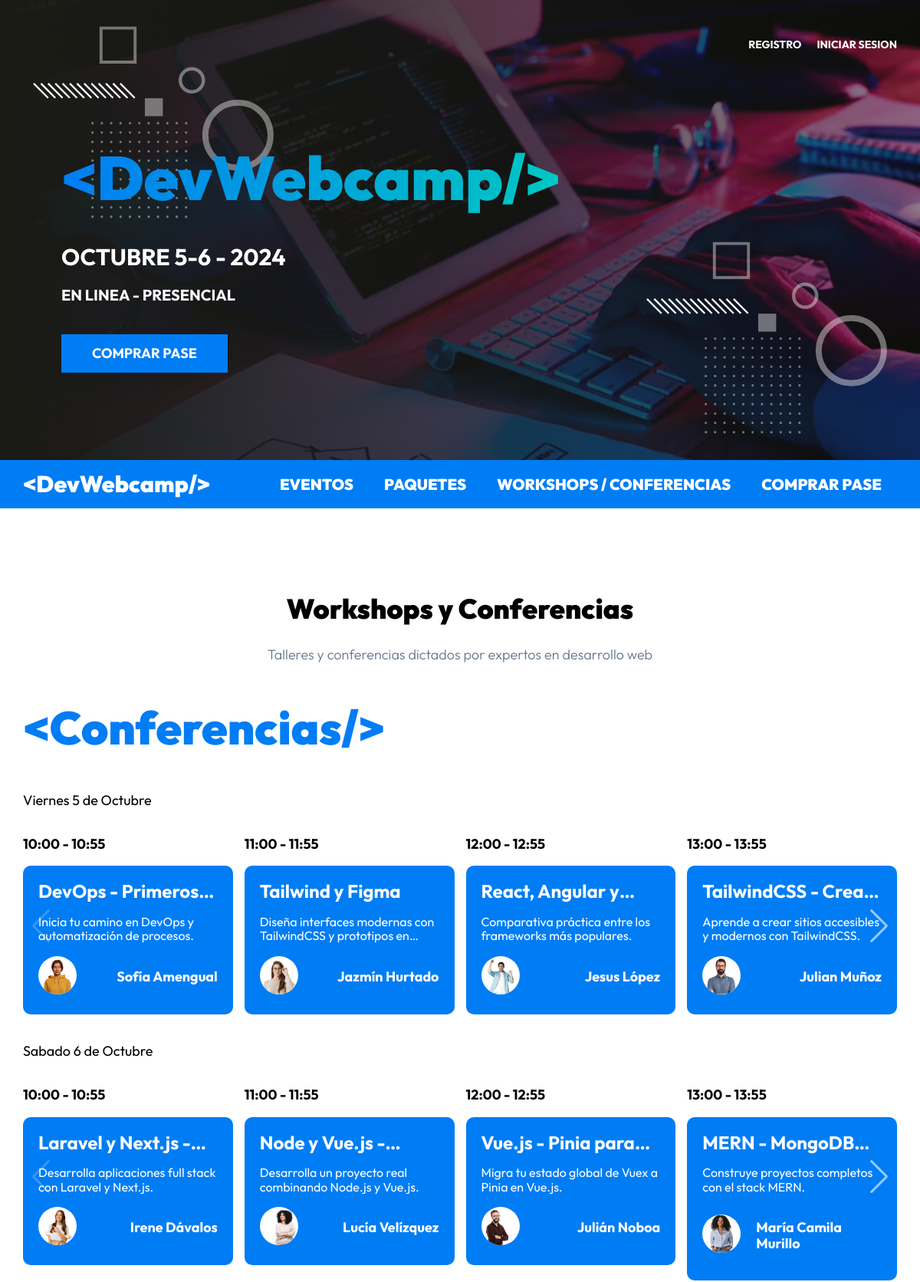
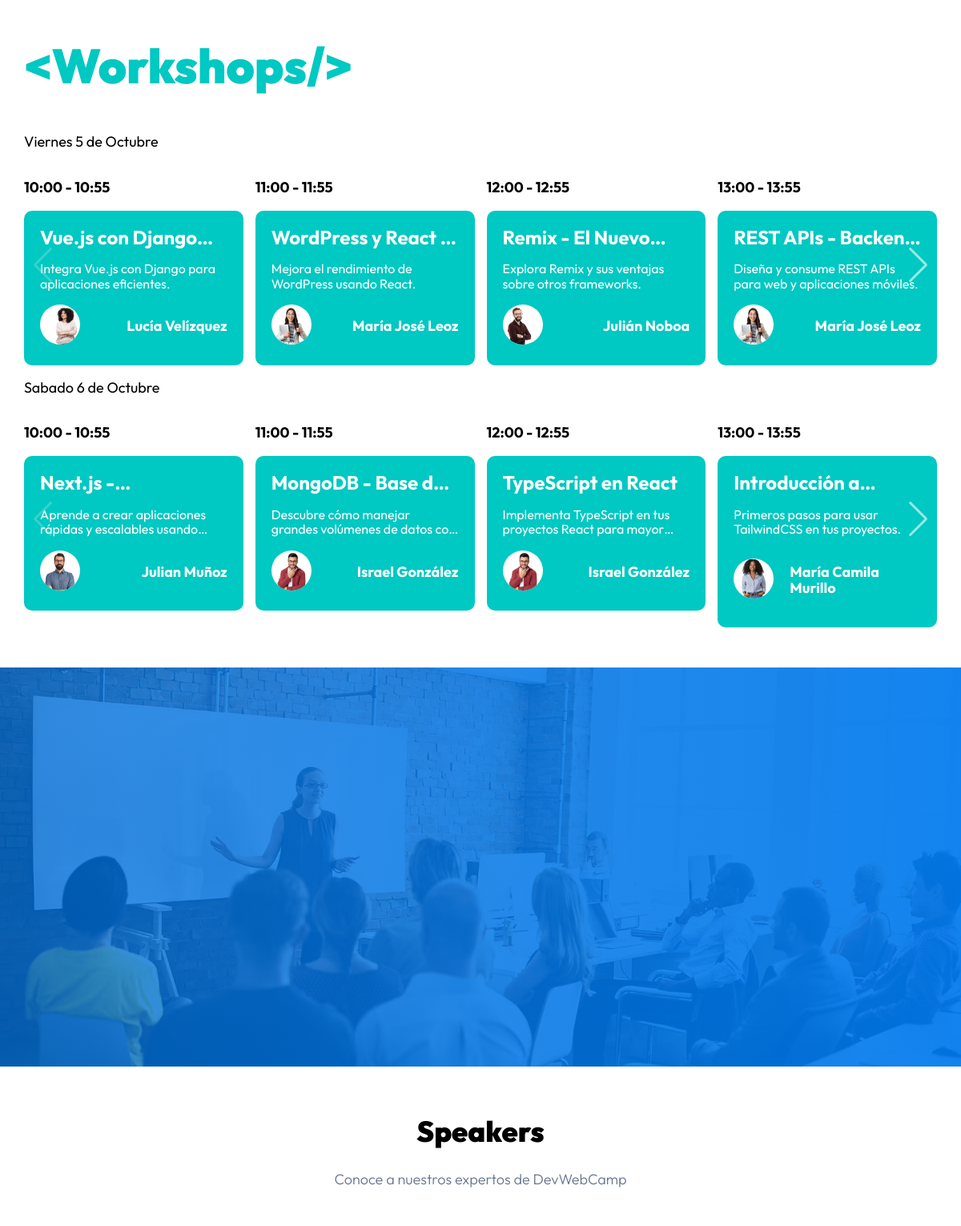
The page / (upper part) on the database its author committed (2 pictures, top to bottom).
### tables this page shows
CREATE TABLE `eventos` (
  `id` int NOT NULL AUTO_INCREMENT,
  `nombre` varchar(120) DEFAULT NULL,
  `descripcion` text,
  `disponibles` int DEFAULT NULL,
  `categoria_id` int NOT NULL,
  `dia_id` int NOT NULL,
  `hora_id` int NOT NULL,
  `ponente_id` int NOT NULL,
  PRIMARY KEY (`id`),
  KEY `fk_eventos_categorias_idx` (`categoria_id`),
  KEY `fk_eventos_dias1_idx` (`dia_id`),
  KEY `fk_eventos_horas1_idx` (`hora_id`),
  KEY `fk_eventos_ponentes1_idx` (`ponente_id`),
  CONSTRAINT `fk_eventos_categorias` FOREIGN KEY (`categoria_id`) REFERENCES `categorias` (`id`),
  CONSTRAINT `fk_eventos_dias1` FOREIGN KEY (`dia_id`) REFERENCES `dias` (`id`),
  CONSTRAINT `fk_eventos_horas1` FOREIGN KEY (`hora_id`) REFERENCES `horas` (`id`),
  CONSTRAINT `fk_eventos_ponentes1` FOREIGN KEY (`ponente_id`) REFERENCES `ponentes` (`id`)
);

CREATE TABLE `horas` (
  `id` int NOT NULL AUTO_INCREMENT,
  `hora` varchar(13) DEFAULT NULL,
  PRIMARY KEY (`id`)
);

CREATE TABLE `ponentes` (
  `id` int NOT NULL AUTO_INCREMENT,
  `nombre` varchar(40) DEFAULT NULL,
  `apellido` varchar(40) DEFAULT NULL,
  `ciudad` varchar(20) DEFAULT NULL,
  `pais` varchar(20) DEFAULT NULL,
  `imagen` varchar(32) DEFAULT NULL,
  `tags` varchar(120) DEFAULT NULL,
  `redes` text,
  PRIMARY KEY (`id`)
);

### controllers/PaginasController.php (called while the page is built, shortened)
<?php
class PaginasController
{
    public static function index(Router $router)
    {
        $eventos = Evento::ordenar('hora_id', 'ASC');
        $eventos_formateados = [];
        foreach($eventos as $evento):
            $evento->dia = Dia::find($evento->dia_id);
            $evento->categoria = Categoria::find($evento->categoria_id);
            $evento->ponente = Ponente::find($evento->ponente_id);
            $evento->hora = Hora::find($evento->hora_id);
            if($evento->dia_id === "1"  && $evento->categoria_id === "1") $eventos_formateados['conferencias_v'][] = $evento;
            if($evento->dia_id === "2"  && $evento->categoria_id === "1") $eventos_formateados['conferencias_s'][] = $evento;
            if($evento->dia_id === "1"  && $evento->categoria_id === "2") $eventos_formateados['workshops_v'][] = $evento;
            if($evento->dia_id === "2"  && $evento->categoria_id === "2") $eventos_formateados['workshops_s'][] = $evento;
        endforeach;
        $ponentes_total = Ponente::total();
        $conferencias_total = Evento::total('categoria_id', 1);
        $workshops_total = Evento::total('categoria_id', 2);
        $ponentes = Ponente::all();
        $router->render('paginas/index', [
            'titulo' => 'Inicio',
            'eventos' => $eventos_formateados,
            'ponentes_total' => $ponentes_total,
            'conferencias_total' => $conferencias_total,
            'workshops_total' => $workshops_total,
            'ponentes' => $ponentes
        ]);
    }
}

### public/index.php (called while the page is built, shortened)
<?php
$router = new Router();
$router->get('/login', [AuthController::class, 'login']);
$router->post('/login', [AuthController::class, 'login']);
$router->post('/logout', [AuthController::class, 'logout']);
$router->get('/registro', [AuthController::class, 'registro']);
$router->post('/registro', [AuthController::class, 'registro']);
$router->get('/olvide', [AuthController::class, 'olvide']);
$router->post('/olvide', [AuthController::class, 'olvide']);
$router->get('/reestablecer', [AuthController::class, 'reestablecer']);
$router->post('/reestablecer', [AuthController::class, 'reestablecer']);
$router->get('/mensaje', [AuthController::class, 'mensaje']);
$router->get('/confirmar-cuenta', [AuthController::class, 'confirmar']);
$router->get('/admin/dashboard', [DashboardController::class, 'index']);
$router->get('/admin/ponentes', [PonentesController::class, 'index']);
$router->get('/admin/ponentes/crear', [PonentesController::class, 'crear']);
$router->post('/admin/ponentes/crear', [PonentesController::class, 'crear']);
$router->get('/admin/ponentes/editar', [PonentesController::class, 'editar']);
$router->post('/admin/ponentes/editar', [PonentesController::class, 'editar']);
$router->post('/admin/ponentes/eliminar', [PonentesController::class, 'eliminar']);
$router->get('/admin/eventos', [EventosController::class, 'index']);
$router->get('/admin/eventos/crear', [EventosController::class, 'crear']);
$router->post('/admin/eventos/crear', [EventosController::class, 'crear']);
$router->get('/admin/eventos/editar', [EventosController::class, 'editar']);
$router->post('/admin/eventos/editar', [EventosController::class, 'editar']);
$router->post('/admin/eventos/eliminar', [EventosController::class, 'eliminar']);
$router->get('/api/eventos-horarios', [APIEventos::class, 'index']);
$router->get('/api/ponentes', [APIPonentes::class, 'index']);
$router->get('/api/ponente', [APIPonentes::class, 'ponente']);
$router->get('/api/regalos', [APIRegalos::class, 'index']);
$router->get('/admin/registrados', [RegistradosController::class, 'index']);
$router->get('/admin/regalos', [RegalosController::class, 'index']);
$router->get('/', [PaginasController::class, 'index']);
$router->get('/devwebcamp', [PaginasController::class, 'evento']);
$router->get('/paquetes', [PaginasController::class, 'paquetes']);
$router->get('/workshops-conferencias', [PaginasController::class, 'conferencias']);
$router->get('/404', [PaginasController::class, 'error']);
$router->get('/finalizar-registro', [RegistroController::class, 'crear']);
$router->post('/finalizar-registro/gratis', [RegistroController::class, 'gratis']);
$router->post('/finalizar-registro/pagar', [RegistroController::class, 'pagar']);
$router->get('/finalizar-registro/conferencias', [RegistroController::class, 'conferencias']);
$router->post('/finalizar-registro/conferencias', [RegistroController::class, 'conferencias']);
$router->get('/boleto', [RegistroController::class, 'boleto']);
$router->comprobarRutas();

### models/ActiveRecord.php (called while the page is built, shortened)
<?php
class ActiveRecord {
    protected static $db;
    protected static $tabla = '';
    public static function setDB($database) {
        self::$db = $database;
    }
    public static function consultarSQL($query) {
        $resultado = self::$db->query($query);
        $array = [];
        while($registro = $resultado->fetch_assoc()) {
            $array[] = static::crearObjeto($registro);
        }
        return $array;
    }
    protected static function crearObjeto($registro) {
        $objeto = new static;
        foreach($registro as $key => $value ) {
            if(property_exists( $objeto, $key  )) {
                $objeto->$key = $value;
            }
        }
        return $objeto;
    }
    public static function find($id) {
        $query = "SELECT * FROM " . static::$tabla  ." WHERE id = ${id}";
        $resultado = self::consultarSQL($query);
        return array_shift( $resultado ) ;
    }
    public static function ordenar($columna, $orden) {
        $query = "SELECT * FROM " . static::$tabla . " ORDER BY ${columna} ${orden}";
        $resultado = self::consultarSQL($query);
        return ( $resultado ) ;
    }
}

### views/templates/evento.php (the view)
<div class="evento swiper-slide">
    <p class="evento__hora"><?php echo $evento->hora->hora; ?></p>
    <div class="evento__informacion">
        <h4 class="evento__nombre"><?php echo $evento->nombre; ?></h4>
        <p class="evento__introduccion"><?php echo $evento->descripcion; ?></p>
        <div class="evento__autor-info">
            <picture>
                <source srcset="img/speakers/<?php echo $evento->ponente->imagen;?>.webp" type="image/webp">
                <source srcset="img/speakers/<?php echo $evento->ponente->imagen;?>.png" type="image/png">
                <img class="evento__imagen-autor" loading="lazy" width="200" height="300" src="img/speakers/<?php echo $evento->ponente->imagen;?>.png" alt="Imagen Ponente">
            </picture>
            <p class="evento__autor-nombre">
                <?php echo $evento->ponente->nombre . ' ' . $evento->ponente->apellido; ?>
            </p>
        </div>
    </div>
</div>

### views/paginas/conferencias.php (shortened to what this page needs)
<main class="agenda">
    <h2 class="agenda__heading">Workshops y Conferencias</h2>
    <p class="agenda__descripcion">Talleres y conferencias dictados por expertos en desarrollo web</p>
    <div class="eventos">
        <h3 class="eventos__heading">&lt;Conferencias/></h3>
        <p class="eventos-fecha">Viernes 5 de Octubre</p>
        <div class="eventos__listado slider swiper">
            <div class="swiper-wrapper">
                <?php foreach($eventos['conferencias_v'] as $evento): ?>
                    <?php include __DIR__ . '../../templates/evento.php'; ?>
                <?php endforeach; ?>
            </div>
            <div class="swiper-button-next"></div>
        </div>
        <p class="eventos-fecha">Sabado 6 de Octubre</p>
        <div class="eventos__listado slider swiper">
            <div class="swiper-wrapper">
                <?php foreach($eventos['conferencias_s'] as $evento): ?>
                    <?php include __DIR__ . '../../templates/evento.php'; ?>
                <?php endforeach; ?>
            </div>
            <div class="swiper-button-next"></div>
        </div>
    </div>
    <div class="eventos eventos--workshops">
        <h3 class="eventos__heading">&lt;Workshops/></h3>
        <p class="eventos-fecha">Viernes 5 de Octubre</p>
        <div class="eventos__listado slider swiper">
            <div class="swiper-wrapper">
                <?php foreach($eventos['workshops_v'] as $evento): ?>
                    <?php include __DIR__ . '../../templates/evento.php'; ?>
                <?php endforeach; ?>
            </div>
            <div class="swiper-button-next"></div>
        </div>
        <p class="eventos-fecha">Sabado 6 de Octubre</p>
        <div class="eventos__listado slider swiper">
            <div class="swiper-wrapper">
                <?php foreach($eventos['workshops_s'] as $evento): ?>
                    <?php include __DIR__ . '../../templates/evento.php'; ?>
                <?php endforeach; ?>
            </div>
            <div class="swiper-button-next"></div>
        </div>
    </div>
</main>

### public/build/css/app.css (style rules this page uses)
html { -webkit-text-size-adjust:100%;line-height:1.15 }
body { margin:0 }
main { display:block }
img { border-style:none }
html { box-sizing:border-box;font-size:62.5%;height:100% }
*,:after,:before { box-sizing:inherit }
body { font-family:Outfit,sans-serif;font-size:1.8rem }
img { height:auto;width:100% }
h1,h2,h3 { font-family:Outfit,sans-serif;font-weight:900;margin:2rem 0 }
h2 { font-size:3.6rem }
h3 { font-size:3rem }
[class$=__heading] { font-family:Outfit,sans-serif;font-weight:900;margin:6rem 0 3rem;text-align:center }
[class$=__descripcion] { color:#64748b;font-size:1.8rem;font-weight:300;margin-bottom:5rem;text-align:center }
.agenda { margin:0 auto;padding:5rem 0;width:min(95%,140rem) }
.eventos__heading { color:#007df4;font-size:clamp(2rem,-.8rem + 8vw,6rem);margin:5rem 0;text-align:left }
.eventos--workshops .eventos__heading { color:#00c8c2 }
.eventos--workshops .evento__informacion { background-color:#00c8c2 }
.eventos .swiper-button-next,.eventos .swiper-button-prev { color:hsla(0,0%,100%,.6) }
.evento__nombre { -webkit-line-clamp:1;-webkit-box-orient:vertical;display:-webkit-box;font-size:2.4rem;margin:0;overflow:hidden }
.evento__hora { font-weight:700 }
.evento__informacion { background-color:#007df4;border-radius:1rem;color:#fff;padding:2rem;transition:background-color .3s ease }
.evento__introduccion { -webkit-line-clamp:2;-webkit-box-orient:vertical;display:-webkit-box;font-size:1.6rem;overflow:hidden }
.evento__autor-info { align-items:center;display:flex;gap:2rem;justify-content:space-between }
.evento__imagen-autor { background-color:#fff;border-radius:50%;width:5rem }
.evento__autor-nombre { font-weight:700 }

### rows shown on the page
eventos: hora.hora "10:00 - 10:55", nombre "DevOps -…", descripcion "Inicia tu camino en DevOps y automatización de procesos.", ponente.imagen (picture), ponente.nombre "Sofía", ponente.apellido "Amengual"
eventos: hora.hora "11:00 - 11:55", nombre "Tailwind y Figma", descripcion "Diseña interfaces modernas con TailwindCSS y prototipos…", ponente.imagen (picture), ponente.nombre "Jazmín", ponente.apellido "Hurtado"
eventos: hora.hora "12:00 - 12:55", nombre "React, Angular…", descripcion "Comparativa práctica entre los frameworks más populares.", ponente.imagen (picture), ponente.nombre "Jesus", ponente.apellido "López"
eventos: hora.hora "13:00 - 13:55", nombre "TailwindCSS -…", descripcion "Aprende a crear sitios accesibles y modernos con TailwindCSS.", ponente.imagen (picture), ponente.nombre "Julian", ponente.apellido "Muñoz"
eventos: hora.hora "10:00 - 10:55", nombre "Laravel y Next.js…", descripcion "Desarrolla aplicaciones full stack con Laravel y Next.js.", ponente.imagen (picture), ponente.nombre "Irene", ponente.apellido "Dávalos"
eventos: hora.hora "11:00 - 11:55", nombre "Node y Vue.js…", descripcion "Desarrolla un proyecto real combinando Node.js y Vue.js.", ponente.imagen (picture), ponente.nombre "Lucía", ponente.apellido "Velízquez"
eventos: hora.hora "12:00 - 12:55", nombre "Vue.js - Pinia…", descripcion "Migra tu estado global de Vuex a Pinia en Vue.js.", ponente.imagen (picture), ponente.nombre "Julián", ponente.apellido "Noboa"
eventos: hora.hora "13:00 - 13:55", nombre "MERN -…", descripcion "Construye proyectos completos con el stack MERN.", ponente.imagen (picture), ponente.nombre "María Camila", ponente.apellido "Murillo"
eventos: hora.hora "10:00 - 10:55", nombre "Vue.js con…", descripcion "Integra Vue.js con Django para aplicaciones eficientes.", ponente.imagen (picture), ponente.nombre "Lucía", ponente.apellido "Velízquez"
eventos: hora.hora "11:00 - 11:55", nombre "WordPress y React…", descripcion "Mejora el rendimiento de WordPress usando React.", ponente.imagen (picture), ponente.nombre "María José", ponente.apellido "Leoz"
eventos: hora.hora "12:00 - 12:55", nombre "Remix - El…", descripcion "Explora Remix y sus ventajas sobre otros frameworks.", ponente.imagen (picture), ponente.nombre "Julián", ponente.apellido "Noboa"
eventos: hora.hora "13:00 - 13:55", nombre "REST APIs -…", descripcion "Diseña y consume REST APIs para web y aplicaciones móviles.", ponente.imagen (picture), ponente.nombre "María José", ponente.apellido "Leoz"
eventos: hora.hora "10:00 - 10:55", nombre "Next.js…", descripcion "Aprende a crear aplicaciones rápidas y escalables…", ponente.imagen (picture), ponente.nombre "Julian", ponente.apellido "Muñoz"
eventos: hora.hora "11:00 - 11:55", nombre "MongoDB - Base…", descripcion "Descubre cómo manejar grandes volúmenes de datos…", ponente.imagen (picture), ponente.nombre "Israel", ponente.apellido "González"
eventos: hora.hora "12:00 - 12:55", nombre "TypeScript en React", descripcion "Implementa TypeScript en tus proyectos React para…", ponente.imagen (picture), ponente.nombre "Israel", ponente.apellido "González"
eventos: hora.hora "13:00 - 13:55", nombre "Introducción…", descripcion "Primeros pasos para usar TailwindCSS en tus proyectos.", ponente.imagen (picture), ponente.nombre "María Camila", ponente.apellido "Murillo"
